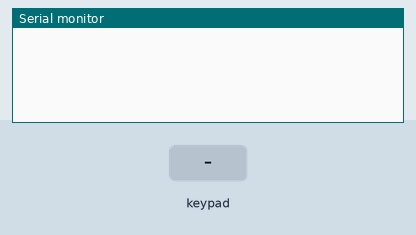
This sketch was run on a simulated Arduino Uno, built with avr-gcc and run on an emulated ATmega328P. On the bench: the last lines printed to the serial monitor. The inputs (shaded band) are chosen by the test bench.

Above: at 1.2 s.
1.3 s: key '1' pressed
At 2.4 s:
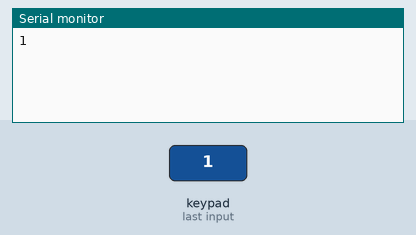
2.8 s: keypad keys 9 8 7 6 # pressed 0.4 s apart
At 5.9 s:
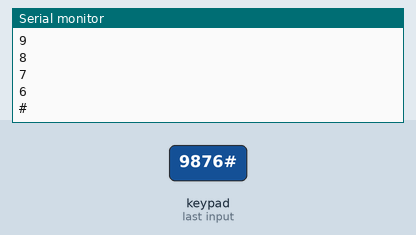
6.3 s: key 'A' pressed
At 7.5 s:
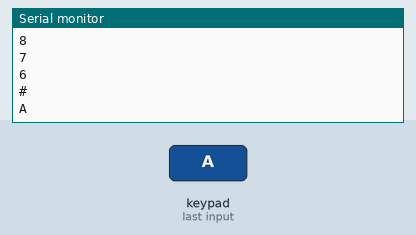
7.8 s: keypad keys 9 8 7 6 * pressed 0.4 s apart
At 9.8 s:
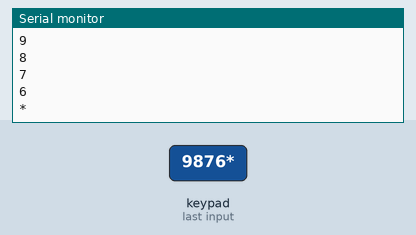
11.3 s: key 'B' pressed
At 12.4 s:
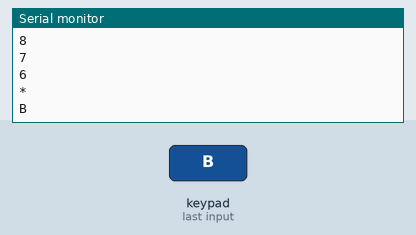
12.8 s: keypad keys 9 8 7 6 D pressed 0.4 s apart
At 15.9 s:
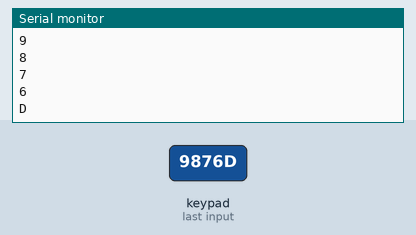
Timing chart, 0 to 17.3 s (numbered marks = the images above; inputs shaded):
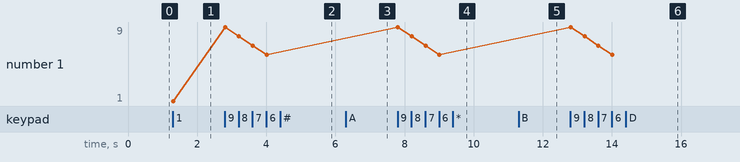

Measured:
- after the input at 1.3 s, the serial monitor: prints a new line at once (image 1)
- after the input at 2.8 s, the serial monitor: prints a new line at once (image 2)
- after the input at 6.3 s, the serial monitor: prints a new line at once (image 3)
- after the input at 7.8 s, the serial monitor: prints a new line at once (image 4)
- after the input at 11.3 s, the serial monitor: prints a new line at once (image 5)
- after the input at 12.8 s, the serial monitor: prints a new line at once (image 6)
- plotted number 1: 1 → 6 after the input at 2.8 s

The sketch:

membrane_keypad.ino
```cpp
/* Source || @file CustomKeypad.pde|| @version 1.0|| @author Alexander Brevig|| @contact alexanderbrevig@gmail.coms*/
/* #####  4x4 Membrane Keypad Arduino Interfacing  #####Arduino and Keypad ConnectionKeypad Pin    Arduino Pin   1      =>  Digital Pin 2   2      =>  Digital Pin 3   3      =>  Digital Pin 4   4      =>  Digital Pin 5   5      =>  Digital Pin 6   6      =>  Digital Pin 7   7      =>  Digital Pin 8   8      =>  Digital Pin 9*/
#include <Keypad.h>

const byte ROWS = 4; //four rows
const byte COLS = 4; //four columns
// Define the Keymap
char hexaKeys[ROWS][COLS] = {
  {'1','2','3','A'},
  {'4','5','6','B'},
  {'7','8','9','C'},
  {'*','0','#','D'}
};
byte rowPins[ROWS] = {9, 8, 7, 6}; //connect to the Rows of the keypad pin 8, 7, 6, 5 respectively
byte colPins[COLS] = {5, 4, 3, 2}; //connect to the Columns of the keypad pin 4, 3, 2, 1 respectively

//initialize an instance of class NewKeypad
Keypad customKeypad = Keypad( makeKeymap(hexaKeys), rowPins, colPins, ROWS, COLS);

void setup(){
  Serial.begin(115200);
}

void loop(){
  char customKey = customKeypad.getKey();

  if (customKey){
    Serial.println(customKey); // Send the pressed key value to the arduino serial monitor
  }
}
```
